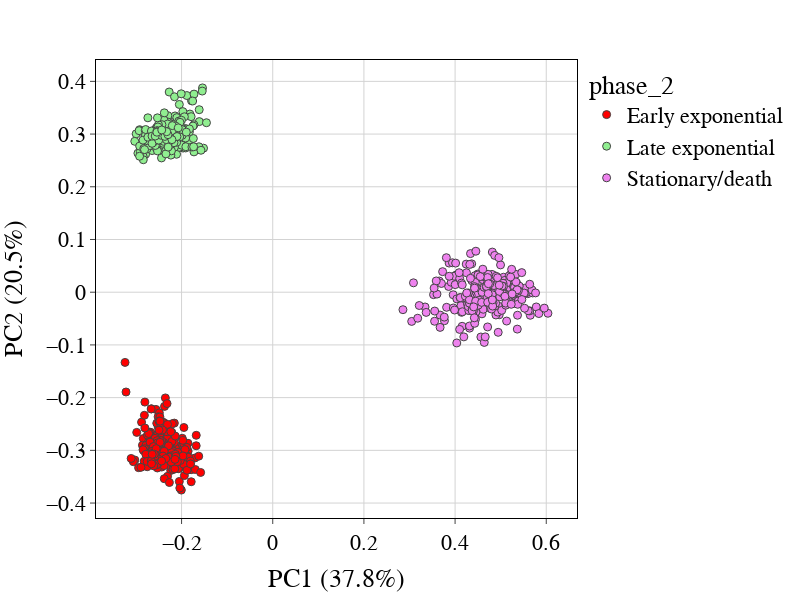

Here is the notebook cell this chart was saved with:
### Code cell
# PCA of high IgG solutions.

X = pd.concat(high_igg_solutions_drop_5).drop("phase",axis = 1).values
X = normalize(X)

pca = PCA(n_components=3)
pca.fit(X)
print("explained variance ratio (first three components): %s"
    % str(pca.explained_variance_ratio_)
)

# Create a LabelEncoder instance
label_encoder = LabelEncoder()
# Fit and transform the column to numeric values
class_labels = label_encoder.fit_transform(pd.concat(high_igg_solutions_drop_5)["phase"])

pca_dict = {f'PC{pc}': pca.transform(X)[:, i] for i, pc in enumerate(range(1, pca.n_components_ + 1))}
pca_dict.update({"phase":pd.concat(high_igg_solutions_drop_5)["phase"]})
plt_dat = pd.DataFrame(
    pca_dict
)
plt_dat


colors = []
for n in range(len(plt_dat)):
    if plt_dat.iloc[n,3] == '[4]':
        colors.append('red')
    if plt_dat.iloc[n,3] == '[6, 7, 8]':
        colors.append('lightgreen')
    if plt_dat.iloc[n,3] == '[11, 12, 14]':
        colors.append('violet')
plt_dat['colors'] = colors

new_phase = []
for n in range(len(plt_dat)):
    if plt_dat.iloc[n,3] == '[4]':
        new_phase.append('Early exponential')
    if plt_dat.iloc[n,3] == '[6, 7, 8]':
        new_phase.append('Late exponential')
    if plt_dat.iloc[n,3] == '[11, 12, 14]':
        new_phase.append('Stationary/death')
plt_dat['phase_2'] = new_phase    

fig = px.scatter(plt_dat, x='PC1', y='PC2', color='phase_2',color_discrete_map=colour_dict, width=800, height=600)
fig.update_traces(mode='markers', marker_line_width=1, marker_size=8)
fig.update_layout(xaxis_title='PC1 (37.8%)', yaxis_title='PC2 (20.5%)',
                 font_family='Arial',font=dict(size=22),font_color='black',plot_bgcolor='white')
fig.update_xaxes(showgrid=True, gridwidth=1,
    mirror=True,
    ticks='outside',
    showline=True,
    linecolor='black',
    gridcolor='lightgrey',zeroline=True, zerolinewidth=1, zerolinecolor='lightgrey'
)
fig.update_yaxes(showgrid=True, gridwidth=1,
    mirror=True,
    ticks='outside',
    showline=True,
    linecolor='black',
    gridcolor='lightgrey',zeroline=True, zerolinewidth=1, zerolinecolor='lightgrey'
)
fig.show()

### Figure 1 — Plotly figure (JSON) as saved in the notebook; plotly's stock layout.template omitted (floating-point values rounded to 4 significant figures; data arrays with more than 128 entries replaced by an {"elided": "..."} marker saying what was removed)
{"data": [{"hovertemplate": "phase_2=Early exponential<br>PC1=%{x}<br>PC2=%{y}<extra></extra>", "legendgroup": "Early exponential", "marker": {"color": "red", "line": {"width": 1}, "size": 8, "symbol": "circle"}, "mode": "markers", "name": "Early exponential", "orientation": "v", "showlegend": true, "type": "scatter", "x": {"elided": "250 float values"}, "xaxis": "x", "y": {"elided": "250 float values"}, "yaxis": "y"}, {"hovertemplate": "phase_2=Late exponential<br>PC1=%{x}<br>PC2=%{y}<extra></extra>", "legendgroup": "Late exponential", "marker": {"color": "lightgreen", "line": {"width": 1}, "size": 8, "symbol": "circle"}, "mode": "markers", "name": "Late exponential", "orientation": "v", "showlegend": true, "type": "scatter", "x": {"elided": "250 float values"}, "xaxis": "x", "y": {"elided": "250 float values"}, "yaxis": "y"}, {"hovertemplate": "phase_2=Stationary/death<br>PC1=%{x}<br>PC2=%{y}<extra></extra>", "legendgroup": "Stationary/death", "marker": {"color": "violet", "line": {"width": 1}, "size": 8, "symbol": "circle"}, "mode": "markers", "name": "Stationary/death", "orientation": "v", "showlegend": true, "type": "scatter", "x": {"elided": "250 float values"}, "xaxis": "x", "y": {"elided": "250 float values"}, "yaxis": "y"}], "layout": {"font": {"color": "black", "family": "Arial", "size": 22}, "height": 600, "legend": {"title": {"text": "phase_2"}, "tracegroupgap": 0}, "margin": {"t": 60}, "plot_bgcolor": "white", "width": 800, "xaxis": {"anchor": "y", "autorange": true, "domain": [0, 1], "gridcolor": "lightgrey", "gridwidth": 1, "linecolor": "black", "mirror": true, "range": [-0.3881, 0.6678], "showgrid": true, "showline": true, "ticks": "outside", "title": {"text": "PC1 (37.8%)"}, "type": "linear", "zeroline": true, "zerolinecolor": "lightgrey", "zerolinewidth": 1}, "yaxis": {"anchor": "x", "autorange": true, "domain": [0, 1], "gridcolor": "lightgrey", "gridwidth": 1, "linecolor": "black", "mirror": true, "range": [-0.4283, 0.4405], "showgrid": true, "showline": true, "ticks": "outside", "title": {"text": "PC2 (20.5%)"}, "type": "linear", "zeroline": true, "zerolinecolor": "lightgrey", "zerolinewidth": 1}}}
